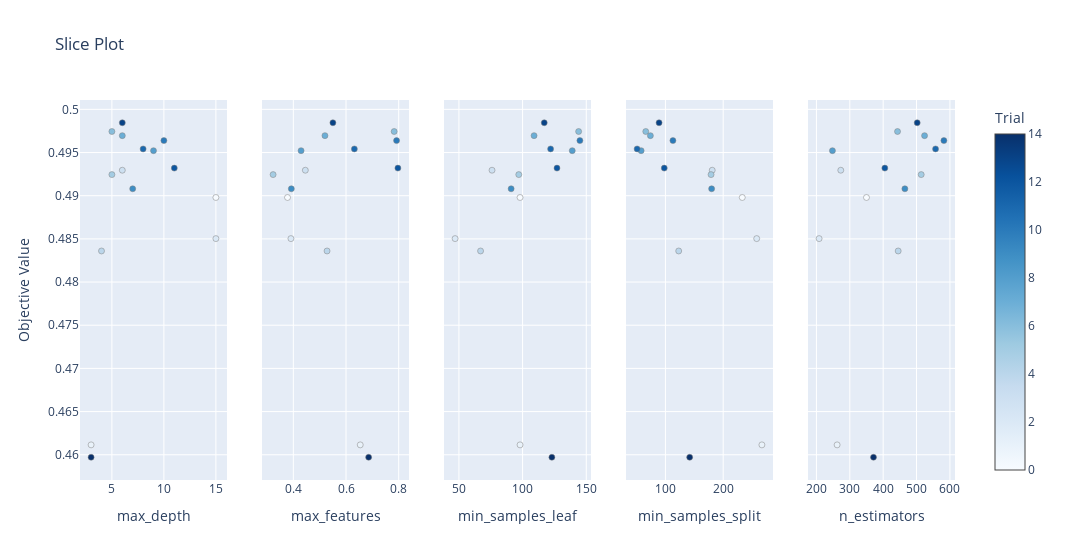

The cell this chart's notebook holds for it:
### Code cell
plot_slice(study)

### Figure 1 — Plotly figure (JSON) as saved in the notebook; plotly's stock layout.template omitted (floating-point values rounded to 4 significant figures)
{"data": [{"marker": {"color": [0, 1, 2, 3, 4, 5, 6, 7, 8, 9, 10, 11, 12, 13, 14], "colorbar": {"title": {"text": "Trial"}, "x": 1.0, "xpad": 40}, "colorscale": [[0.0, "rgb(247,251,255)"], [0.125, "rgb(222,235,247)"], [0.25, "rgb(198,219,239)"], [0.375, "rgb(158,202,225)"], [0.5, "rgb(107,174,214)"], [0.625, "rgb(66,146,198)"], [0.75, "rgb(33,113,181)"], [0.875, "rgb(8,81,156)"], [1.0, "rgb(8,48,107)"]], "line": {"color": "Grey", "width": 0.5}, "showscale": true}, "mode": "markers", "name": "Feasible Trial", "showlegend": false, "x": [15, 3, 15, 6, 4, 5, 5, 6, 9, 7, 10, 8, 11, 6, 3], "y": [0.4898, 0.4611, 0.485, 0.493, 0.4836, 0.4924, 0.4974, 0.497, 0.4952, 0.4908, 0.4964, 0.4954, 0.4932, 0.4984, 0.4597], "type": "scatter", "xaxis": "x", "yaxis": "y"}, {"marker": {"color": [0, 1, 2, 3, 4, 5, 6, 7, 8, 9, 10, 11, 12, 13, 14], "colorbar": {"title": {"text": "Trial"}, "x": 1.0, "xpad": 40}, "colorscale": [[0.0, "rgb(247,251,255)"], [0.125, "rgb(222,235,247)"], [0.25, "rgb(198,219,239)"], [0.375, "rgb(158,202,225)"], [0.5, "rgb(107,174,214)"], [0.625, "rgb(66,146,198)"], [0.75, "rgb(33,113,181)"], [0.875, "rgb(8,81,156)"], [1.0, "rgb(8,48,107)"]], "line": {"color": "Grey", "width": 0.5}, "showscale": false}, "mode": "markers", "name": "Feasible Trial", "showlegend": false, "x": [0.378, 0.654, 0.3909, 0.4456, 0.528, 0.3232, 0.7828, 0.5201, 0.4294, 0.3924, 0.7919, 0.6318, 0.797, 0.5503, 0.686], "y": [0.4898, 0.4611, 0.485, 0.493, 0.4836, 0.4924, 0.4974, 0.497, 0.4952, 0.4908, 0.4964, 0.4954, 0.4932, 0.4984, 0.4597], "type": "scatter", "xaxis": "x2", "yaxis": "y2"}, {"marker": {"color": [0, 1, 2, 3, 4, 5, 6, 7, 8, 9, 10, 11, 12, 13, 14], "colorbar": {"title": {"text": "Trial"}, "x": 1.0, "xpad": 40}, "colorscale": [[0.0, "rgb(247,251,255)"], [0.125, "rgb(222,235,247)"], [0.25, "rgb(198,219,239)"], [0.375, "rgb(158,202,225)"], [0.5, "rgb(107,174,214)"], [0.625, "rgb(66,146,198)"], [0.75, "rgb(33,113,181)"], [0.875, "rgb(8,81,156)"], [1.0, "rgb(8,48,107)"]], "line": {"color": "Grey", "width": 0.5}, "showscale": false}, "mode": "markers", "name": "Feasible Trial", "showlegend": false, "x": [98, 98, 47, 76, 67, 97, 144, 109, 139, 91, 145, 122, 127, 117, 123], "y": [0.4898, 0.4611, 0.485, 0.493, 0.4836, 0.4924, 0.4974, 0.497, 0.4952, 0.4908, 0.4964, 0.4954, 0.4932, 0.4984, 0.4597], "type": "scatter", "xaxis": "x3", "yaxis": "y3"}, {"marker": {"color": [0, 1, 2, 3, 4, 5, 6, 7, 8, 9, 10, 11, 12, 13, 14], "colorbar": {"title": {"text": "Trial"}, "x": 1.0, "xpad": 40}, "colorscale": [[0.0, "rgb(247,251,255)"], [0.125, "rgb(222,235,247)"], [0.25, "rgb(198,219,239)"], [0.375, "rgb(158,202,225)"], [0.5, "rgb(107,174,214)"], [0.625, "rgb(66,146,198)"], [0.75, "rgb(33,113,181)"], [0.875, "rgb(8,81,156)"], [1.0, "rgb(8,48,107)"]], "line": {"color": "Grey", "width": 0.5}, "showscale": false}, "mode": "markers", "name": "Feasible Trial", "showlegend": false, "x": [233, 267, 258, 181, 123, 179, 66, 74, 58, 180, 113, 51, 98, 89, 142], "y": [0.4898, 0.4611, 0.485, 0.493, 0.4836, 0.4924, 0.4974, 0.497, 0.4952, 0.4908, 0.4964, 0.4954, 0.4932, 0.4984, 0.4597], "type": "scatter", "xaxis": "x4", "yaxis": "y4"}, {"marker": {"color": [0, 1, 2, 3, 4, 5, 6, 7, 8, 9, 10, 11, 12, 13, 14], "colorbar": {"title": {"text": "Trial"}, "x": 1.0, "xpad": 40}, "colorscale": [[0.0, "rgb(247,251,255)"], [0.125, "rgb(222,235,247)"], [0.25, "rgb(198,219,239)"], [0.375, "rgb(158,202,225)"], [0.5, "rgb(107,174,214)"], [0.625, "rgb(66,146,198)"], [0.75, "rgb(33,113,181)"], [0.875, "rgb(8,81,156)"], [1.0, "rgb(8,48,107)"]], "line": {"color": "Grey", "width": 0.5}, "showscale": false}, "mode": "markers", "name": "Feasible Trial", "showlegend": false, "x": [350, 262, 208, 273, 445, 514, 443, 524, 248, 465, 582, 557, 405, 502, 371], "y": [0.4898, 0.4611, 0.485, 0.493, 0.4836, 0.4924, 0.4974, 0.497, 0.4952, 0.4908, 0.4964, 0.4954, 0.4932, 0.4984, 0.4597], "type": "scatter", "xaxis": "x5", "yaxis": "y5"}], "layout": {"xaxis": {"anchor": "y", "domain": [0.0, 0.168], "title": {"text": "max_depth"}}, "yaxis": {"anchor": "x", "domain": [0.0, 1.0], "title": {"text": "Objective Value"}}, "xaxis2": {"anchor": "y2", "domain": [0.208, 0.376], "title": {"text": "max_features"}}, "yaxis2": {"anchor": "x2", "domain": [0.0, 1.0], "matches": "y", "showticklabels": false}, "xaxis3": {"anchor": "y3", "domain": [0.416, 0.584], "title": {"text": "min_samples_leaf"}}, "yaxis3": {"anchor": "x3", "domain": [0.0, 1.0], "matches": "y", "showticklabels": false}, "xaxis4": {"anchor": "y4", "domain": [0.624, 0.792], "title": {"text": "min_samples_split"}}, "yaxis4": {"anchor": "x4", "domain": [0.0, 1.0], "matches": "y", "showticklabels": false}, "xaxis5": {"anchor": "y5", "domain": [0.832, 1.0], "title": {"text": "n_estimators"}}, "yaxis5": {"anchor": "x5", "domain": [0.0, 1.0], "matches": "y", "showticklabels": false}, "title": {"text": "Slice Plot"}, "width": 1500}}
